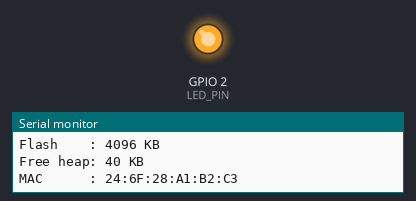
This sketch was run on a simulated ESP32. On the bench: output pins drawn as LEDs (lit = HIGH), the last lines printed to the serial monitor. A WiFi scan finds three made-up networks.

Above: at 1.13 s.
At 10.8 s:
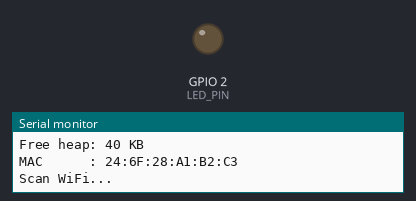
Timing chart, 0 to 14.0 s (numbered marks = the images above):
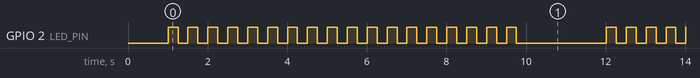

Measured:
- by itself, GPIO 2 (LED_PIN): repeats every 10.0 s: HIGH 0.25 s, LOW 2.3 s, 15 × (HIGH 0.25 s, LOW 0.25 s)
- by itself, everything shown: repeats every 63.5 s, in 206 steps

The sketch:

testesp.ino
```cpp
#include <WiFi.h>

#define LED_PIN 2  // LED bawaan kebanyakan ESP32 DevKit

unsigned long terakhirScan = 0;

void infoChip() {
  Serial.println("=== TES ESP32 ===");
  Serial.printf("Chip     : %s rev %d\n", ESP.getChipModel(), ESP.getChipRevision());
  Serial.printf("Core     : %d\n", ESP.getChipCores());
  Serial.printf("CPU      : %d MHz\n", getCpuFrequencyMhz());
  Serial.printf("Flash    : %u KB\n", ESP.getFlashChipSize() / 1024);
  Serial.printf("Free heap: %u KB\n", ESP.getFreeHeap() / 1024);
  Serial.printf("MAC      : %s\n", WiFi.macAddress().c_str());
  Serial.println();
}

void scanWiFi() {
  Serial.println("Scan WiFi...");
  int n = WiFi.scanNetworks();
  if (n <= 0) {
    Serial.println("Tidak ada jaringan ditemukan");
    return;
  }
  for (int i = 0; i < n; i++) {
    Serial.printf("%2d. %-24s %4d dBm  ch %d\n", i + 1,
                  WiFi.SSID(i).c_str(), WiFi.RSSI(i), WiFi.channel(i));
  }
  Serial.println();
}

void setup() {
  Serial.begin(115200);
  pinMode(LED_PIN, OUTPUT);
  WiFi.mode(WIFI_STA);
  WiFi.disconnect();
  delay(1000);
  infoChip();
}

void loop() {
  digitalWrite(LED_PIN, HIGH);
  delay(250);
  digitalWrite(LED_PIN, LOW);
  delay(250);

  if (millis() - terakhirScan > 10000) {
    terakhirScan = millis();
    scanWiFi();
  }
}
```
